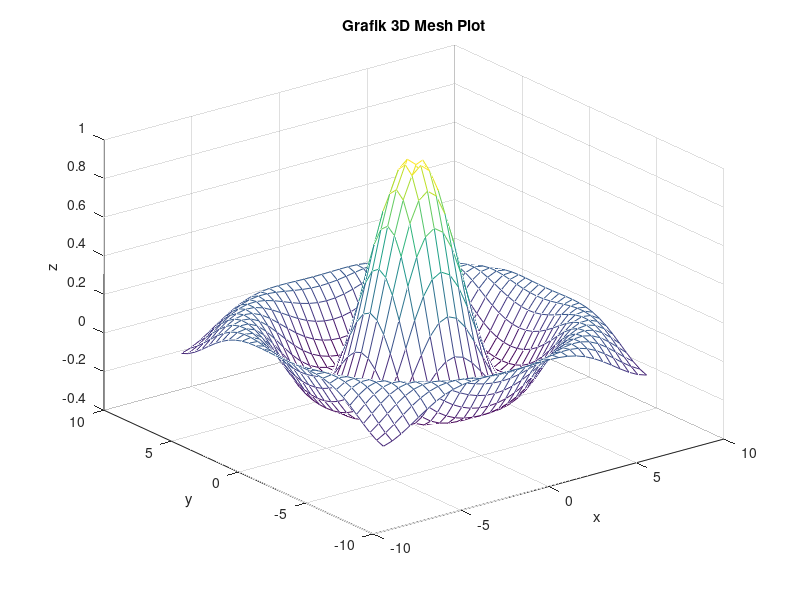

Here is the MATLAB script that generated this plot:
% grafik 3d mesh plot

x = -7.5:0.5:7.5;
y = x;
[X,Y] = meshgrid(x,y);
R = sqrt(X.^2 + Y.^2);
Z = sin(R)./R;
mesh(X,Y,Z);
grid on
xlabel('x');
ylabel('y');
zlabel('z');
title('Grafik 3D Mesh Plot');
